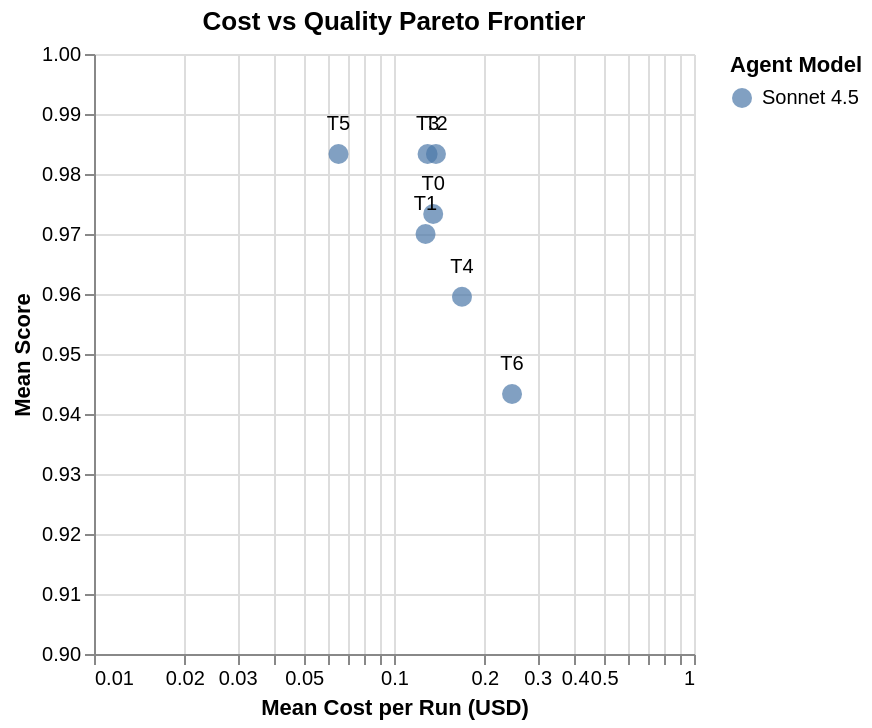

Describe this chart as a Vega-Lite specification.
### Vega-Lite specification from a JSON file in a GitHub repository (floating-point values rounded to 4 significant figures)
{"config": {"view": {"continuousWidth": 300, "continuousHeight": 300, "strokeWidth": 0}}, "layer": [{"mark": {"type": "circle", "size": 100}, "encoding": {"color": {"field": "agent_model", "scale": {"domain": ["Sonnet 4.5"], "range": ["#4C78A8"]}, "title": "Agent Model", "type": "nominal"}, "shape": {"field": "agent_model", "scale": {"domain": ["Sonnet 4.5"], "range": ["circle"]}, "type": "nominal"}, "tooltip": [{"field": "tier", "title": "Tier", "type": "ordinal"}, {"field": "agent_model", "title": "Model", "type": "nominal"}, {"field": "mean_cost", "format": "$.4f", "title": "Mean Cost", "type": "quantitative"}, {"field": "mean_score", "format": ".3f", "title": "Mean Score", "type": "quantitative"}, {"field": "is_pareto", "title": "Pareto Efficient", "type": "nominal"}], "x": {"field": "mean_cost", "scale": {"type": "log"}, "title": "Mean Cost per Run (USD)", "type": "quantitative"}, "y": {"field": "mean_score", "scale": {"domain": [0.9, 1.0]}, "title": "Mean Score", "type": "quantitative"}}}, {"mark": {"type": "text", "dy": -15, "fontSize": 10}, "encoding": {"color": {"value": "black"}, "text": {"field": "tier", "type": "ordinal"}, "x": {"field": "mean_cost", "type": "quantitative"}, "y": {"field": "mean_score", "type": "quantitative"}}}], "data": {"name": "data-b3f0a2cfa434a7b57f343c672aa837ea"}, "title": "Cost vs Quality Pareto Frontier", "$schema": "https://vega.github.io/schema/vega-lite/v6.1.0.json", "datasets": {"data-b3f0a2cfa434a7b57f343c672aa837ea": [{"agent_model": "Sonnet 4.5", "tier": "T0", "mean_cost": 0.1351, "mean_score": 0.9733, "is_pareto": false}, {"agent_model": "Sonnet 4.5", "tier": "T1", "mean_cost": 0.1274, "mean_score": 0.97, "is_pareto": false}, {"agent_model": "Sonnet 4.5", "tier": "T2", "mean_cost": 0.138, "mean_score": 0.9833, "is_pareto": false}, {"agent_model": "Sonnet 4.5", "tier": "T3", "mean_cost": 0.1294, "mean_score": 0.9833, "is_pareto": false}, {"agent_model": "Sonnet 4.5", "tier": "T4", "mean_cost": 0.1685, "mean_score": 0.9595, "is_pareto": false}, {"agent_model": "Sonnet 4.5", "tier": "T5", "mean_cost": 0.06531, "mean_score": 0.9833, "is_pareto": true}, {"agent_model": "Sonnet 4.5", "tier": "T6", "mean_cost": 0.2474, "mean_score": 0.9433, "is_pareto": false}]}}
